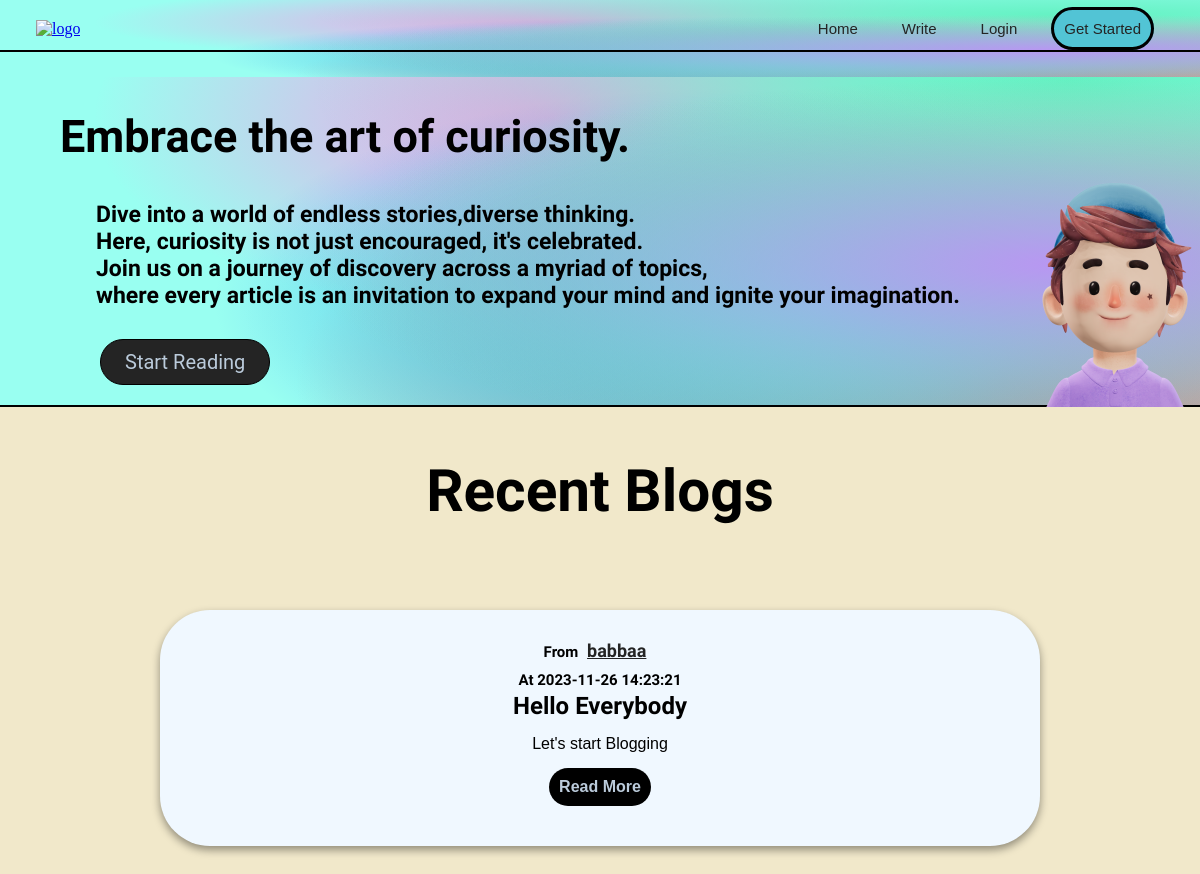
Page /home on the earlier database version.
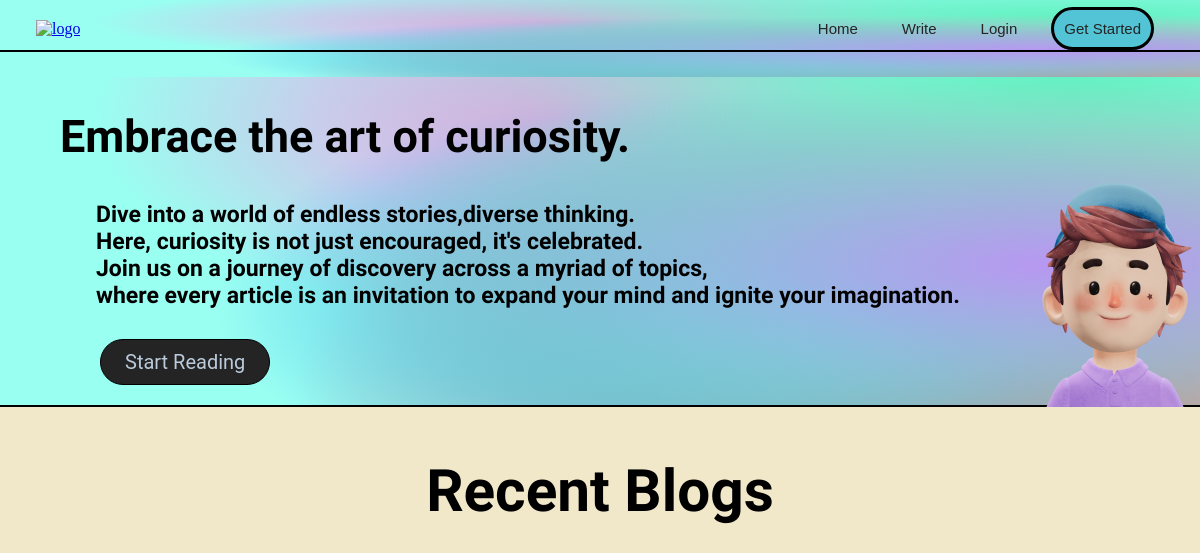
Same page on the later database version.
### public/models.py (models this page shows)
class Post(db.Model):
    id = db.Column(db.Integer, primary_key=True)
    article = db.Column(db.Text, nullable=False)
    title = db.Column(db.Text, nullable=False)
    created_at = db.Column(db.DateTime(timezone=True), default=func.now())
    author = db.Column(db.Integer, db.ForeignKey('user.id', ondelete="CASCADE"), nullable=False)
    comments = db.relationship('Comment', backref='post', passive_deletes=True)

class User(db.Model, UserMixin):
    id = db.Column(db.Integer, primary_key=True)
    username = db.Column(db.String(50), unique=True, nullable=False)
    password = db.Column(db.String(60), nullable=False)
    email = db.Column(db.String(120), unique=True, nullable=False)
    created_at = db.Column(db.DateTime(timezone=True), default=func.now())
    posts = db.relationship('Post', backref='user', passive_deletes=True)
    comments = db.relationship('Comment', backref='user', passive_deletes=True)

### public/home.py (the view)
@views.route("/")
@views.route("/home")
def home():
    posts = Post.query.order_by(Post.created_at.desc()).all()
    return render_template("index.html", user=current_user, posts=posts)

### public/templates/index.html (shortened to what this page needs)
<!DOCTYPE html>
<html lang="en">
<head>
    <link rel="stylesheet" href="../static/styles/style.css">
</head>
<body>
    <header>
        <div>
            <div class="logo">
                <nav>
                    <a href="/"><img src="../static/images/—Pngtree—letter b logo_6059128.png" alt="logo" width="60px"></a>
                    <ul>
                        <li><a href="/" class="home">Home</a></li>
                        <li><a href="/post" class="about">Write</a></li>
                        {% if user.is_authenticated %}
                        <li><a href="/logout" class="logout">Logout</a></li>
                        {% else %}
                        <li><a href="/login" class="login">Login</a></li>
                        <li><a href="/signup" class="start">Get Started</a></li>
                        {% endif %}
                    </ul>
                </nav>
            </div>
            <hr class="hr1">
        </div>
    </header>
    <div class="mini-header">
        <h2 class="title">Embrace the art of curiosity.</h2>
        {% if not user.is_authenticated %}
            <img src="../static/images/peeps-avatar-alpha.png" alt="" width="250" class="sapiens">
        {% else %}
            <img src="../static/images/peeps-avatar-alpha (2).png" alt="" width="250" class="sapiens1">
        {% endif %}
        <h3 class="intro">Dive into a world of endless stories,diverse thinking.<br>Here, curiosity is not just
            encouraged,
            it's celebrated.<br>Join us on a journey of discovery across a myriad of topics,<br>where every article is
            an
            invitation to expand your mind and ignite your imagination.</h3>
	{% if not user.is_authenticated %}
		<p class="p1"><a href="/signup">Start Reading</a></p>
	{% endif %}
        <hr class="hr2">
    </div>
    <section class="container">
        <div class="recent">
            <h3>Recent Blogs</h3>
        </div>
        <div class="section">
            {% for post in posts %}
            <div class="card">
                <div class="content">
                    <h3>
                        From <a href="/posts/{{post.user.username}}" class="posts">{{ post.user.username }}</a><br> At {{ post.created_at }}
                    </h3>
                    <h2>
                        {{ post.title }}
                    </h2>
                    <p>
                        {{ post.article }}
                    </p>
                    <a href="/blog/{{post.id}}" class="button"><strong>Read More</strong></a>
                </div>
            </div>
        {% endfor %}
        </div>
    </section>
</body>
</html>

### public/static/styles/style.css (style rules this page uses)
* { margin: 0px; padding: 0px; box-sizing: border-box; }
body { margin: 0; padding: 0; background-color: #F1E8CA; background-attachment: fixed; background-size: cover; }
header { position: fixed; width: 100%; height: 77px; }
header, .mini-header { background-color:#99fff1; background-image: radial-gradient(at 88% 65%, hsla(262,78%,77%,1) 0px, transparent 50%), radial-gradient(at 69% 75%, hsla(167,81%,65%,1) 0px, transparent 50%), radial-gradient(at 87% 65%, hsla(120,82%,74%,1) 0px, transparent 50%), radial-gradient(at 89% 20%, hsla(160,84%,67%,1) 0px, transparent 50%), radial-gradient(at 61% 74%, hsla(214,99%,62%,1) 0px, transparent 50%), radial-gradient(at 84% 94%, hsla(1,96%,65%,1) 0px, transparent 50%), radial-gradient(at 46% 29%, hsla(312,89%,79%,1) 0px, transparent 50%); overflow: hidden; }
.logo { padding: 10px 3%; }
h2.title { padding: 160px 5%; margin-top: -50px; }
nav { display: flex; align-items: center; justify-content: space-between; }
nav ul li { display: inline-block; margin: 10px 10px; }
nav ul li a { color: #242424; text-decoration: none; font-size: 15px; padding: 10px; font-family: 'Robot', sans-serif; }
nav ul li a.start, nav ul li a.logout { border: 3px solid black; border-radius: 50px; width: max-content; background-color: #52C4D5; }
h2.title { font-family: 'Kdam Thmor Pro', sans-serif; font-size: 45px; }
h3.intro { font-family: 'Dosis', sans-serif; font-size: 23px; margin-top: -150px; padding: 10px 8%; }
hr.hr1 { margin-top: -8px; }
hr.hr1, hr.hr2 { border: 1px solid black; }
p.p1 { font-size: 20px; font-family: 'Roboto', sans-serif; border: 1px solid black; border-radius: 50px; width: max-content; background-color: #242424; margin-left: 100px; display: flex; align-items: center; padding: 10px 2%; margin-top: 20px; margin-bottom: 20px; }
p.p1 a { text-decoration: none; color: #bbcbdb; }
section.container div.recent { display: flex; justify-content: center; font-family: 'Dosis', sans-serif; margin-top: 50px; font-size: 50px; }
.sapiens { margin-left: 990px; margin-top: -253px; margin-bottom: -75px; }

Differences in the rows shown:
removed Post: user.username "babbaa", created_at "2023-11-26 14:23:21", title "Hello Everybody", article "Let's start Blogging"
